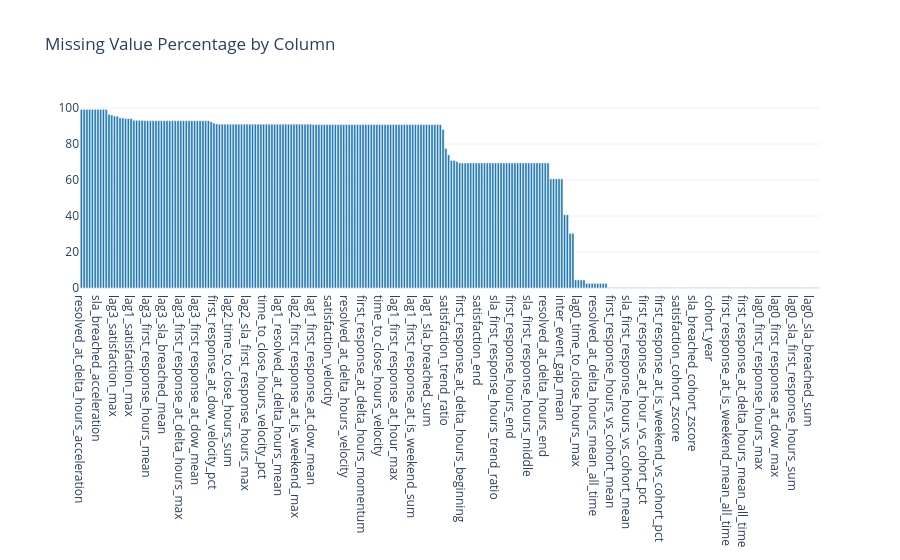

Notebook code for this chart:
### Markdown cell above
## 2.5 Missing Value Analysis

**📖 Interpretation Guide:**
- **MCAR (Missing Completely at Random)**: Missing values have no pattern - safe to impute with mean/median
- **MAR (Missing at Random)**: Missingness depends on other observed variables - use regression imputation
- **MNAR (Missing Not at Random)**: Missingness depends on the missing value itself - create missing indicator

**⚠️ What to Watch For:**
- Columns with >50% missing may need to be dropped
- Highly correlated missing patterns suggest MAR
- ID columns with missing values indicate data integrity issues

### Code cell
missing_data = []
for col_name, col_info in findings.columns.items():
    null_count = col_info.universal_metrics.get("null_count", 0)
    null_pct = col_info.universal_metrics.get("null_percentage", 0)
    if null_count > 0:
        missing_data.append({
            "Column": col_name,
            "Missing Count": null_count,
            "Missing %": f"{null_pct:.2f}%"
        })

if missing_data:
    missing_df = native_pd.DataFrame(missing_data).sort_values("Missing Count", ascending=False)
    print("Columns with Missing Values:")
    display_table(missing_df)

    fig = charts.bar_chart(
        missing_df["Column"].tolist(),
        [float(x.replace("%", "")) for x in missing_df["Missing %"].tolist()],
        title="Missing Value Percentage by Column"
    )
    display_figure(fig)
else:
    print("No missing values detected.")

### Figure 1 — Plotly figure (JSON) as saved in the notebook; plotly's stock layout.template omitted (floating-point values rounded to 4 significant figures; data arrays with more than 128 entries replaced by an {"elided": "..."} marker saying what was removed)
{"data": [{"marker": {"color": "#1f77b4"}, "type": "bar", "x": {"elided": "268 str values"}, "y": {"elided": "268 float values"}}], "layout": {"title": {"text": "Missing Value Percentage by Column"}, "xaxis": {"title": {}}, "yaxis": {"title": {}}}}
